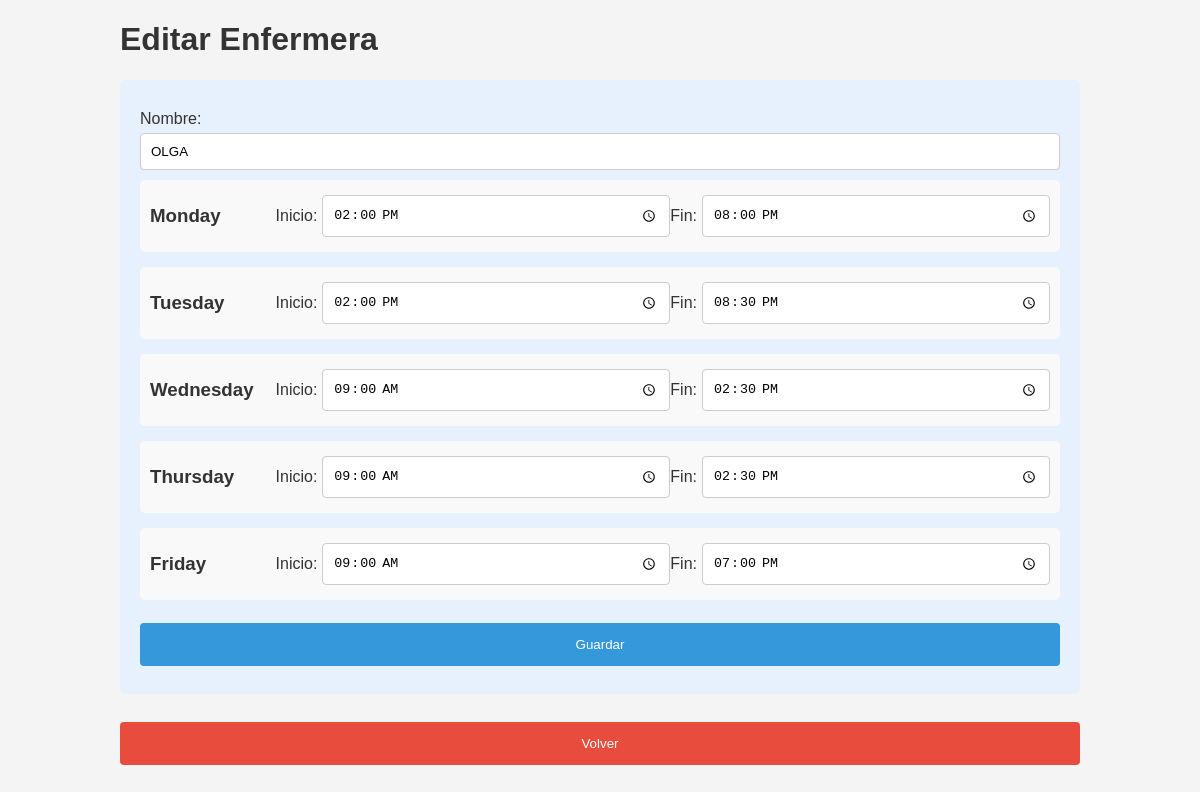
The app's page /edit_nurse_form/1 with its own data.
### models.py (models this page shows)
class Nurse(db.Model):
    id = db.Column(db.Integer, primary_key=True)
    name = db.Column(db.String(50), nullable=False)
    availabilities = db.relationship('Availability', backref='nurse', cascade='all, delete-orphan', lazy=True)

class Availability(db.Model):
    id = db.Column(db.Integer, primary_key=True)
    nurse_id = db.Column(db.Integer, db.ForeignKey('nurse.id'), nullable=False)
    day = db.Column(db.String(50), nullable=False)
    start_time = db.Column(db.String(5), nullable=False)
    end_time = db.Column(db.String(5), nullable=False)

### app.py (the view)
@app.route('/edit_nurse_form/<int:nurse_id>')
def edit_nurse_form(nurse_id):
    nurse = Nurse.query.get(nurse_id)
    return render_template('edit_nurse_form.html', nurse=nurse)

### templates/edit_nurse_form.html (shortened to what this page needs)
<!DOCTYPE html>
<html lang="en">
<head>
    <link rel="stylesheet" href="{{ url_for('static', filename='styles.css') }}">
</head>
<body>
    <div class="container">
        <h1>Editar Enfermera</h1>
        <form action="/edit_nurse/{{ nurse.id }}" method="post">
            <label for="name">Nombre:</label>
            <input type="text" id="name" name="name" value="{{ nurse.name }}" required>
            {% for day in ['Monday', 'Tuesday', 'Wednesday', 'Thursday', 'Friday'] %}
                <div class="day-group">
                    <h3>{{ day }}</h3>
                    <label for="{{ day.lower() }}_start">Inicio:</label>
                    <input type="time" id="{{ day.lower() }}_start" name="{{ day.lower() }}_start" value="{% for availability in nurse.availabilities if availability.day == day %}{{ availability.start_time }}{% endfor %}">
                    <label for="{{ day.lower() }}_end">Fin:</label>
                    <input type="time" id="{{ day.lower() }}_end" name="{{ day.lower() }}_end" value="{% for availability in nurse.availabilities if availability.day == day %}{{ availability.end_time }}{% endfor %}">
                </div>
            {% endfor %}
            <button type="submit">Guardar</button>
        </form>
        <button class="cancel" onclick="window.location.href='/'">Volver</button>
    </div>
</body>
</html>

### static/styles.css (style rules this page uses)
body { font-family: Arial, sans-serif; background-color: #f4f4f4; margin: 0; padding: 0; }
.container { width: 80%; margin: auto; overflow: hidden; }
h1, h2, h3 { color: #333; }
form { background: #e7f0fd; padding: 20px; margin-bottom: 20px; border-radius: 5px; }
label { display: block; margin-top: 10px; color: #333; }
input[type="text"], input[type="time"] { width: 100%; padding: 10px; margin: 5px 0 10px 0; display: inline-block; border: 1px solid #ccc; border-radius: 4px; box-sizing: border-box; }
button { width: 100%; background-color: #3498db; color: white; padding: 14px 20px; margin: 8px 0; border: none; border-radius: 4px; cursor: pointer; }
button.cancel { background-color: #e74c3c; }

### templates/edit_nurse_form.html (style rules this page uses)
.day-group { background: #f9f9f9; padding: 10px; border-radius: 5px; margin-bottom: 15px; display: flex; align-items: center; justify-content: space-between; }
.day-group h3 { margin: 0; padding-right: 10px; flex: 1; }
.day-group label { margin-top: 0; margin-right: 5px; color: #333; }
.day-group input[type="time"] { width: calc(40% - 12px); margin: 5px 0 5px 0; padding: 10px; display: inline-block; border: 1px solid #ccc; border-radius: 4px; box-sizing: border-box; }

### records on screen
Nurse: name "OLGA"
Availability: start_time "14:00", end_time "20:00"
Availability: start_time "14:00", end_time "20:30"
Availability: start_time "09:00", end_time "14:30"
Availability: start_time "09:00", end_time "14:30"
Availability: start_time "09:00", end_time "19:00"

### other values on screen
{{ day }} "Monday" "Tuesday" "Wednesday" "Thursday" "Friday"
